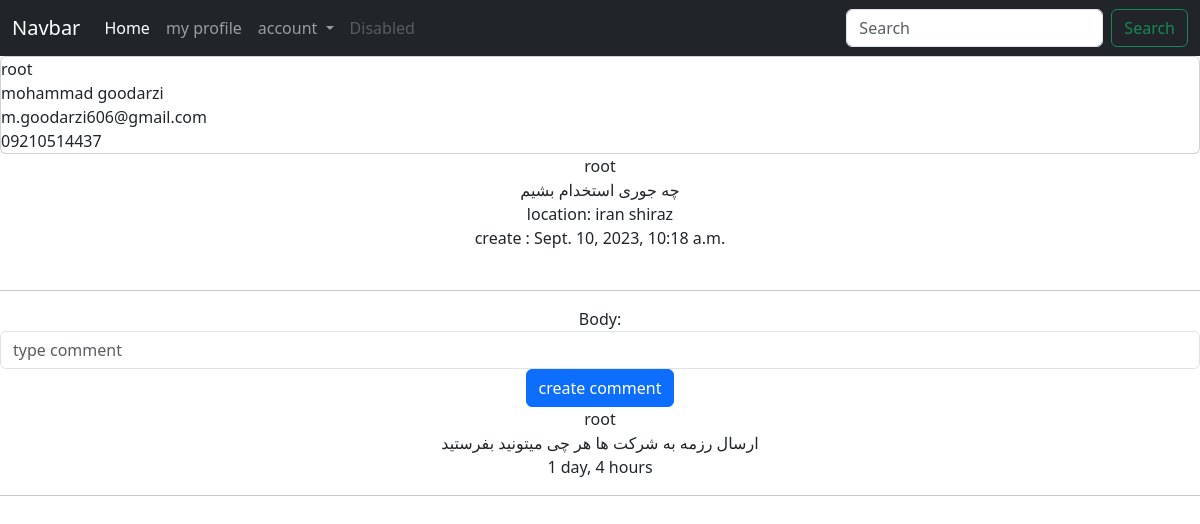
The page /details/20/h-gor-stkhdm-bshm/ (signed in) on the database its author committed.
### post/models.py (models this page shows, shortened)
class PostModel(CreateModel, UpdateModel):
    user = models.ForeignKey(User, on_delete=models.DO_NOTHING, related_name='posts')
    body = models.TextField(help_text='Please write caption')
    image = models.ImageField(upload_to='posts',blank=True, null=True, help_text='Please upload your image')
    video = models.FileField(upload_to='post/video', blank=True, null=True, help_text='please upload your video')
    location = models.CharField(max_length=730, blank=True, null=True,
                                help_text='You can write the location of this post')
    slug = models.SlugField(max_length=30)
    class StatusPost(models.Model):
        class StatusPosts(models.TextChoices):
            Published = 'pb', 'published'
            Rejected = 'rg', 'rejected'
        choose_status = models.CharField(
            max_length=2,
            choices=StatusPosts.choices,
            default=StatusPosts.Published
        )
    class Meta:
        verbose_name = _('post')
        verbose_name_plural = _('posts')
        db_table = 'post-model'
        ordering = ('-create_at', 'body', )

class CommentModel(CreateModel):
    user = models.ForeignKey(User, on_delete=models.CASCADE, related_name='ucomment')
    post = models.ForeignKey(PostModel, on_delete=models.CASCADE, related_name='pcomment')
    body = models.TextField(max_length=400)
    is_reply = models.BooleanField(default=False)
    reply = models.ForeignKey('self', on_delete=models.CASCADE, related_name='rcomment', blank=True, null=True)
    class Meta:
        verbose_name = _('comment')
        verbose_name_plural = _('comments')
        db_table = 'comment-model'
        ordering = ('-create_at', 'body', )

### accounts/models.py (models this page shows, shortened)
class User(AbstractBaseUser, CreateModel, UpdateModel):
    username = models.CharField(_("Username"), max_length=100, unique=True)
    email = models.EmailField(_("Email"), max_length=255, unique=True)
    full_name = models.CharField(_("Full name"), max_length=255)
    mobile_phone = models.CharField(_("Mobile"), max_length=11, unique=True)
    birthday = models.DateField(_("Birthday"), auto_now=timezone.now())
    profile_image = models.ImageField(_("Profile"), upload_to = 'images/profile')
    banner_image = models.ImageField(_("Profile"), upload_to = 'images/banner_profile')
    is_admin = models.BooleanField(_("is admin"), default=False)
    is_active = models.BooleanField(_("is active"), default=True)
    is_superuser = models.BooleanField(_("is superuser"), default=False)
    gender = (
        ('male', 'male'),
        ('female', 'female'),
    )
    gender_choose = models.CharField(_("Gender"), max_length=6, choices=gender)
    USERNAME_FIELD = "email"
    REQUIRED_FIELDS = ['mobile_phone', 'full_name', 'username']
    objects = MyManager()
    def __str__(self) :
        return self.username
    class Meta:
        verbose_name = _("user")
        verbose_name_plural = _("users")
        db_table = "users-model"

### post/views.py (the view)
# urls.py: path('details/<int:post_id>/<str:post_slug>/', views.PostDetailsView.as_view(), name='post_details'),
class PostDetailsView(LoginRequiredMixin, View):
    def setup(self, request, *args, **kwargs):
        self.post_instance = get_object_or_404(PostModel, pk=kwargs['post_id'], slug=kwargs['post_slug'])
        return super().setup(request, *args, **kwargs)
    template_name = 'post/post_details.html'
    form_class = CommentForm
    def get(self, request, *args, **kwargs):
        post = self.post_instance
        comment_form = self.form_class()
        comment = CommentModel.objects.filter(is_reply=True)
        context = {
            'post': post,
            'comment': comment,
            'comment_form': comment_form,}
        return render(request, self.template_name, context)
    @method_decorator(login_required)
    def post(self, request, *args, **kwargs):
        comment_form = self.form_class(request.POST)
        if comment_form.is_valid():
            new_comment = comment_form.save(commit=False)
            new_comment.user = request.user
            new_comment.post = self.post_instance
            new_comment.save()
            messages.success(request, 'Comment created', 'success')
            return redirect('post:post_details', self.post_instance.id, self.post_instance.slug)
        return render(request, self.template_name)

### post/forms.py
class CommentForm(forms.ModelForm):
    class Meta:
        model = CommentModel
        fields = ('body', )
        widgets = {
            'body': forms.TextInput(attrs={'class': 'form-control', 'placeholder': 'type comment'}),
        }

### post/templates/post/post_details.html (shortened to what this page needs)
{% extends 'base.html' %}
{% block content %}
    <setion class='card'>
        {{ post.user.username }} </br>
        {{ post.user.full_name }} </br>
        {{ post.user.email }} </br>
        {{ post.user.mobile_phone }} </br>
    </setion>
    <section class='text-center'>
        {{ post.user }} </br>
        {{ post.body }}</br>
        location: {{ post.location }} </br>
        create : {{ post.create_at }} </br> </br>
         <hr>
        {% if request.user.is_authenticated %}
            <form action='' method='post'>
                {{ comment_form.as_div }}
                <input type='submit' class='btn btn-primary' value='create comment'>
            </form>
        {% else %}
            <p class='btn btn-danger'>you must login and create comment</p>
        {% endif %}
        {% for comments in comment %}
        {{ comments.user }} </br>
        {{ comments.body }} <br>
        {{ comments.create_at | timesince }} <hr/>
        {% empty %}
            <p>no comments yet</p>
        {% endfor %}
    </section>
{% endblock  %}

### rows shown on the page
PostModel: user.username "root", user.full_name "mohammad goodarzi", user.email "m.goodarzi606@gmail.com", user.mobile_phone "09210514437", user "root", body "چه جوری استخدام بشیم", location "iran shiraz", create_at "Sept. 10, 2023, 10:18 a.m."
CommentModel: user "root", body "ارسال رزمه به شرکت ها هر چی میتونید بفرستید", create_at "1 day, 4 hours"
